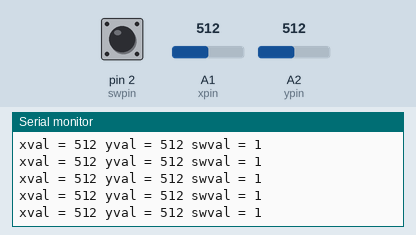
The sketch below on a simulated Arduino Uno, built with avr-gcc and run on an emulated ATmega328P. Shown: the last lines printed to the serial monitor. The inputs (shaded band) are chosen by the test bench; at power-on: A2 (ypin) = 512, pin 2 (swpin) HIGH, A1 (xpin) = 512.

Above: at 5.7 s.
5.8 s: A2 (ypin) set to 1009
At 5.85 s:
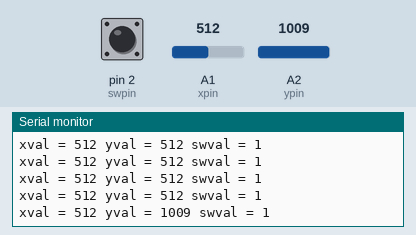
8.8 s: A2 (ypin) set to 992
At 8.88 s:
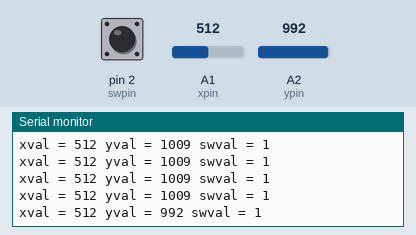
Timing chart, 0 to 11.8 s (numbered marks = the images above; inputs shaded):
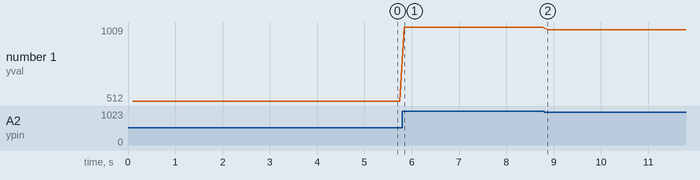

Measured:
- after the input at 5.8 s, the serial monitor: prints a new line after 0.05 s (image 1)
- after the input at 8.8 s, the serial monitor: prints a new line after 0.07 s (image 2)
- plotted number 1: 512 → 1009 after the input at 5.8 s, 1009 → 992 after the input at 8.8 s

The sketch:

Class_32_Joystick.ino
```cpp
int xpin = A1;
int ypin = A2;
int swpin = 2;

int xval;
int yval;
int swval;

void setup() {
  // put your setup code here, to run once:
  Serial.begin(9600);
  pinMode(xpin,INPUT);
  pinMode(ypin,INPUT);
  pinMode(swpin,INPUT);
  digitalWrite(swpin,HIGH);


}

void loop() {
  // put your main code here, to run repeatedly:
  delay(100);

  xval = analogRead (xpin);
  Serial.print("xval = ");
  Serial.print(xval);
  yval = analogRead (ypin);
  Serial.print(" yval = ");
  Serial.print(yval);
  swval = digitalRead(swpin);
  Serial.print(" swval = ");
  Serial.println(swval);

}
```
